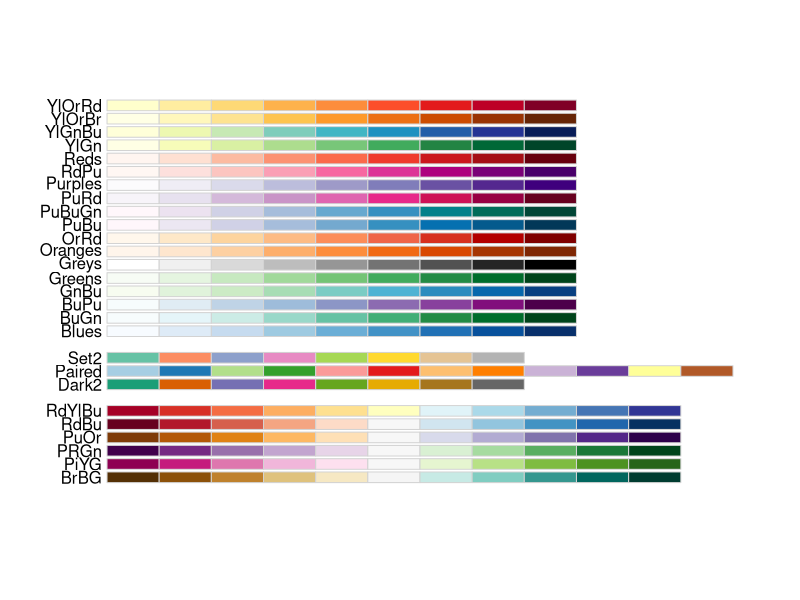
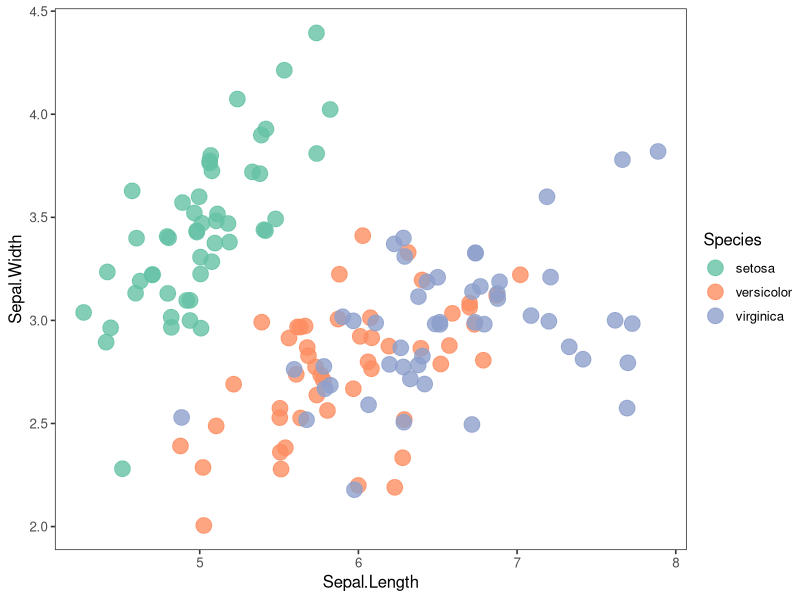
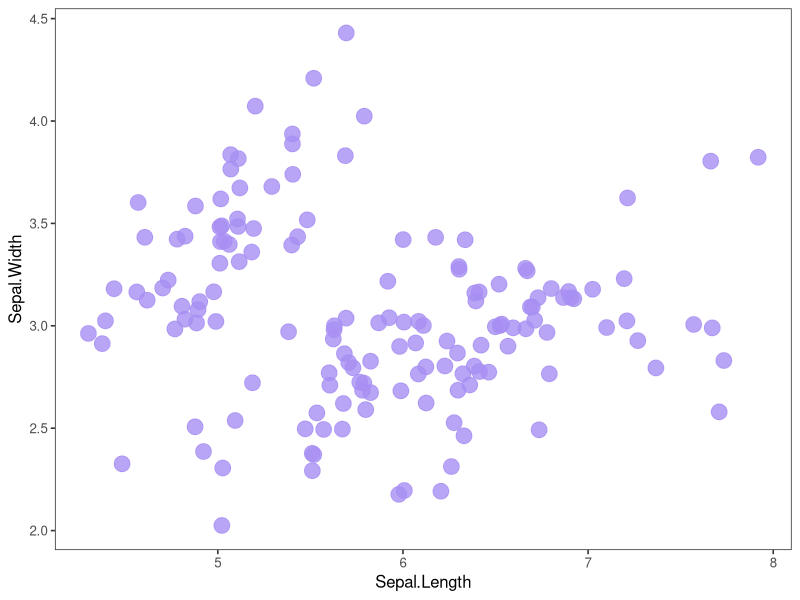
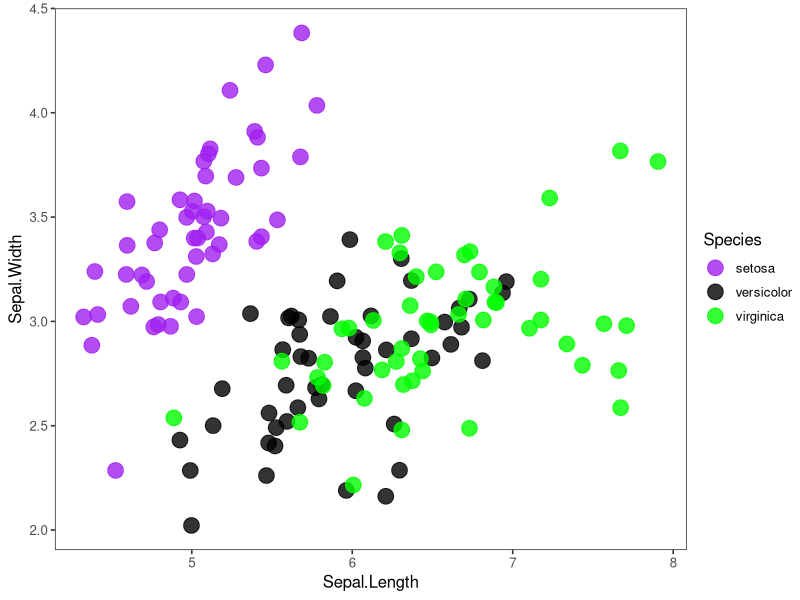
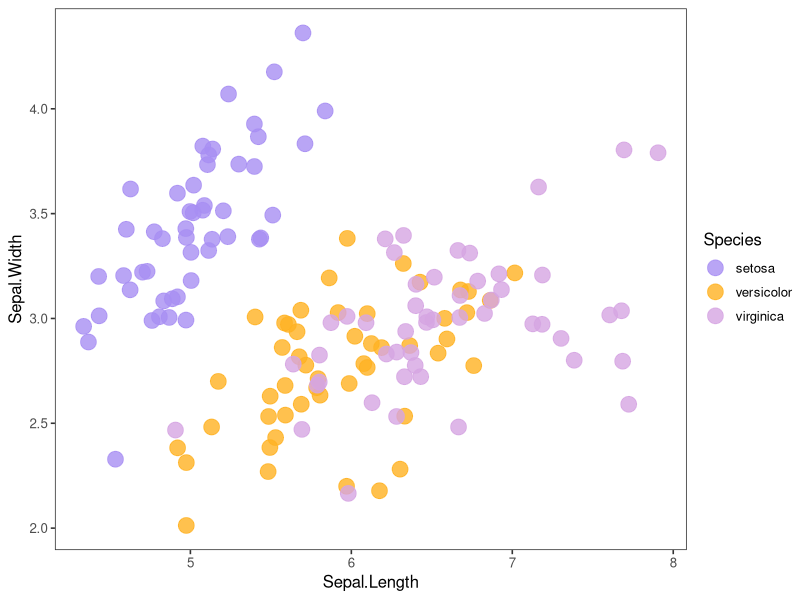

Write the R code that produced these figures, in order.
#install.packages("RColorBrewer")
library(RColorBrewer)
library(tidyverse)


display.brewer.all(colorblindFriendly = TRUE)

?iris
view(iris)
names(iris)

### Type - 1 

iris %>% 
  ggplot(aes(Sepal.Length, Sepal.Width,
             color = Species)) +
  geom_jitter(size = 5, alpha = 0.8) +
  scale_color_brewer(palette = "Set2") +
  theme_test(base_size = 12)


### Type - 2  # Take Control

iris %>%
  ggplot(aes(Sepal.Length, Sepal.Width)) +
  geom_jitter(color = "#A88EF2",
              size = 5, alpha = 0.8) +
  theme_test(base_size = 12)


### Type - 3  # Be Specific
unique(iris$Species)

iris %>% 
  ggplot(aes(Sepal.Length, Sepal.Width,
             color = Species)) +
  geom_jitter(size = 5, alpha = 0.8) +
  scale_color_manual(values = c("setosa" = "purple",
                                "versicolor" = "black",
                                "virginica" = "green")) +
  theme_test(base_size = 12) 



### Type - 4  # Be even more specific

iris %>%
  ggplot(aes(Sepal.Length, Sepal.Width,
             color = Species))+
  geom_jitter(size = 5, alpha = 0.8)+
  scale_color_manual(values =
                       c("setosa" = "#A88EF2",
                         "versicolor" = "#FFB222",
                         "virginica" = "#D5A5E2"))+
  theme_test(base_size = 12)
